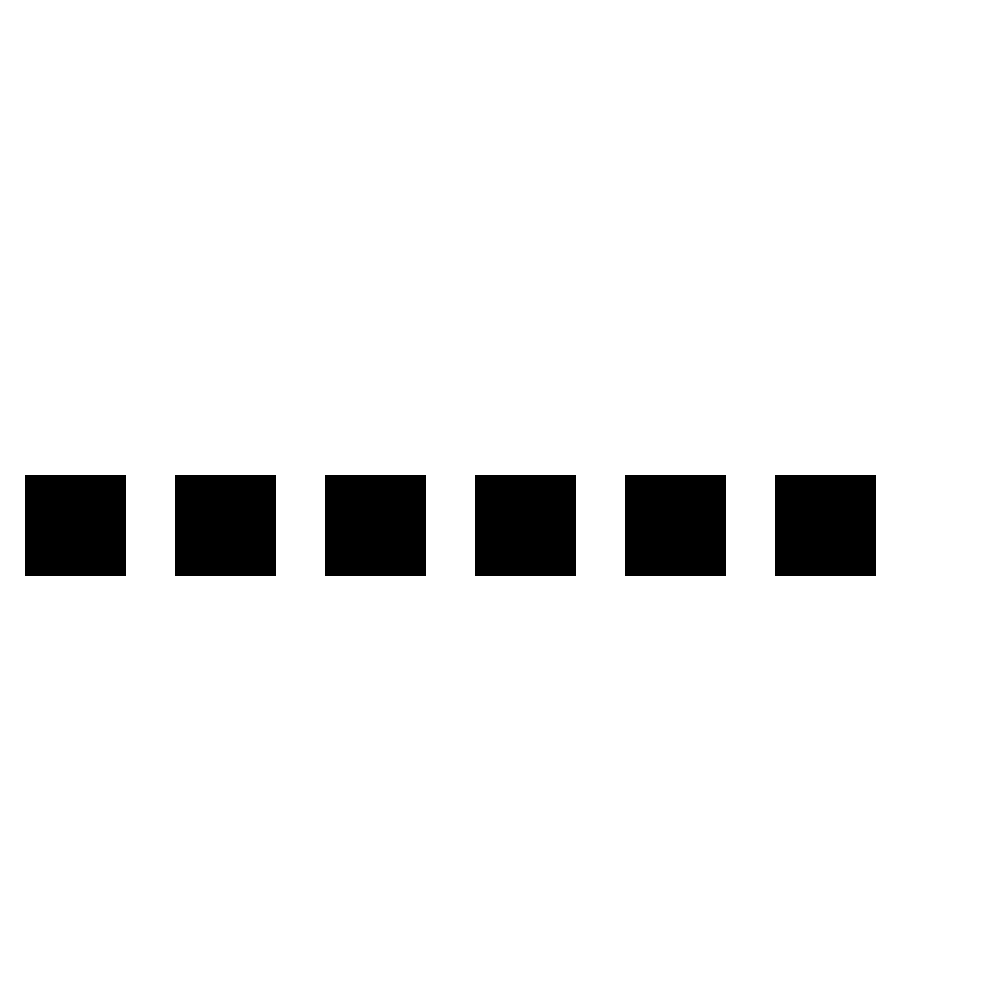
Frame 1 (no input)
Frame 60 (the mouse pressed at the canvas centre just before this capture): identical to frame 1, image omitted
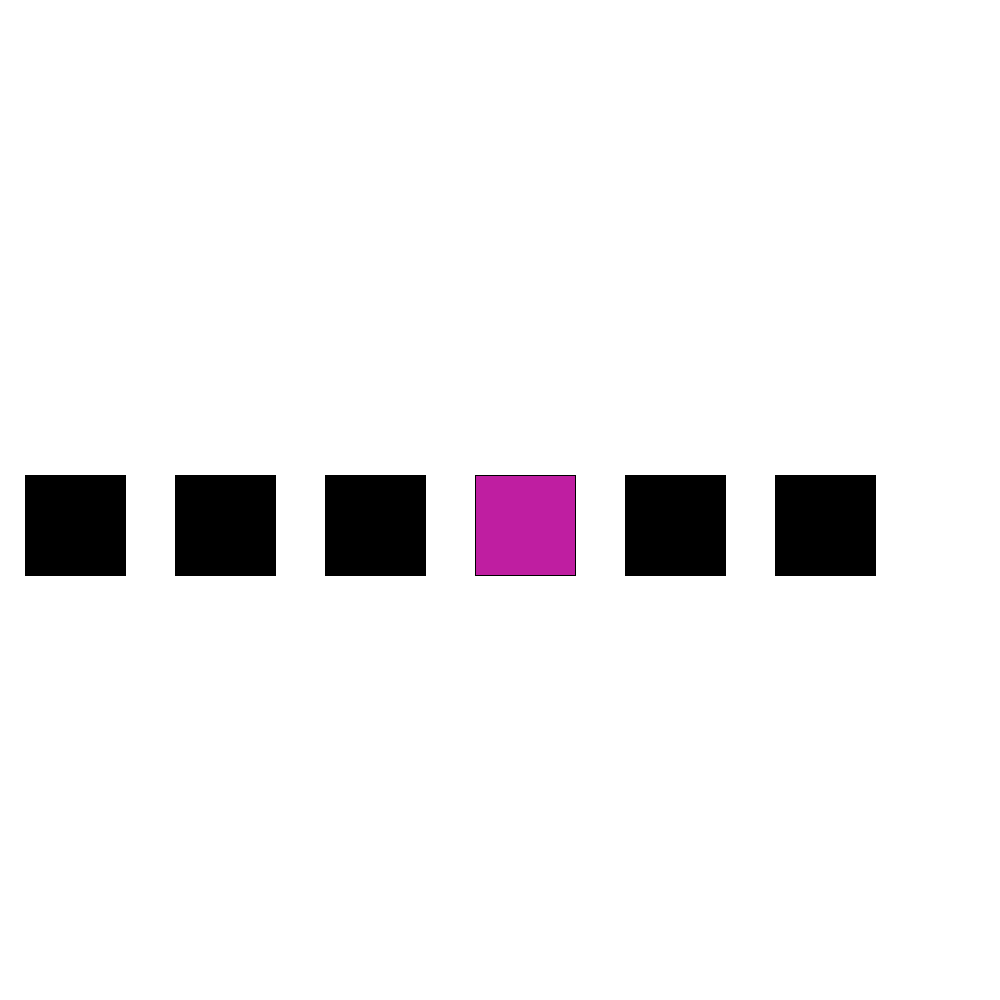
Frame 120 (the mouse held since frame 60 and released just before this capture)

The Processing sketch that drew these frames (run headless with seeded random() and noise(); from frame 60 on, the mouse is pressed at the canvas centre):

// Processing sketch: day_19
// ── day_19.pde
Button[] buttons=new Button[6];
void setup(){
  size(1000,1000);
  for(int i=0;i<buttons.length;i++){
    buttons[i]=new Button(i*150+25,height/2-25,100,100);
  }
}
void draw(){
  background(255);
  for(int i=0;i<buttons.length;i++){
    buttons[i].display();
  
  
  
  }
}
void mousePressed(){
  for(int i=0;i<buttons.length;i++){
    buttons[i].click(mouseX,mouseY);}
  
  
}
// ── Button.pde
class Button{
  //size and location
  float x;
  float y;
  float w;
  float h;
  //on or off?
  boolean on;
  Button(float x_,float y_,float w_, float h_){
    x=x_;
    y=y_;
    w=w_;
    h=h_;
    on=false;//starts off
  }
  void click(int mx,int my){
    if(mx>x&&mx<x+w&&my>y&&my<y+h){
      on=!on;
    }}
    void display(){
      rectMode(CORNER);
      stroke(0);
      if(on){
        fill(random(255),random(255),random(255));
      }else{ fill(0);}
      rect(x,y,w,h);
    }
}
